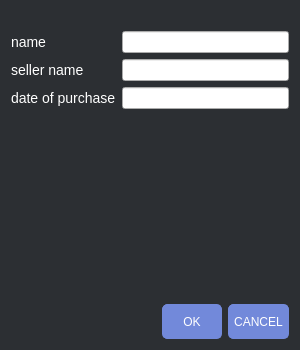
<?xml version="1.0" encoding="UTF-8"?>
<ui version="4.0">
 <class>AddAccountDialog</class>
 <widget class="QDialog" name="AddAccountDialog">
  <property name="geometry">
   <rect>
    <x>0</x>
    <y>0</y>
    <width>300</width>
    <height>350</height>
   </rect>
  </property>
  <property name="sizePolicy">
   <sizepolicy hsizetype="Minimum" vsizetype="Preferred">
    <horstretch>0</horstretch>
    <verstretch>0</verstretch>
   </sizepolicy>
  </property>
  <property name="minimumSize">
   <size>
    <width>300</width>
    <height>350</height>
   </size>
  </property>
  <property name="maximumSize">
   <size>
    <width>300</width>
    <height>350</height>
   </size>
  </property>
  <property name="windowTitle">
   <string>Dialog</string>
  </property>
  <property name="styleSheet">
   <string notr="true">/* Общий стиль для окна */
QDialog {
    background-color: #2c2f33;
    font-family: Arial, sans-serif;
    font-size: 16px;
}

QLabel {
	color:  #fff;
	font-family: Arial, sans-serif;
    font-size: 14px;
}

/* QPushButton стиль */
QPushButton {
    background-color: #7289da;
    border: 1px solid #7289da;
    border-radius: 5px;
    padding: 5px;
    color: #ffffff;
}
QPushButton:hover {
    background-color: #99aab5;
    border: 1px solid #99aab5;
}
QPushButton:pressed {
    background-color: #23272a;
    border: 1px solid #99aab5;
}

/* QSpacerItem стиль (используется для регулирования пространства) */
QSpacerItem {
    background: transparent;
}

</string>
  </property>
  <layout class="QVBoxLayout" name="verticalLayout">
   <item>
    <spacer name="verticalSpacer_2">
     <property name="orientation">
      <enum>Qt::Orientation::Vertical</enum>
     </property>
     <property name="sizeType">
      <enum>QSizePolicy::Policy::Minimum</enum>
     </property>
     <property name="sizeHint" stdset="0">
      <size>
       <width>20</width>
       <height>20</height>
      </size>
     </property>
    </spacer>
   </item>
   <item>
    <layout class="QFormLayout" name="formLayout">
     <item row="0" column="0">
      <widget class="QLabel" name="nameLabel">
       <property name="text">
        <string>name</string>
       </property>
      </widget>
     </item>
     <item row="0" column="1">
      <widget class="QLineEdit" name="nameLineEdit"/>
     </item>
     <item row="1" column="0">
      <widget class="QLabel" name="sellerNameLabel">
       <property name="text">
        <string>seller name</string>
       </property>
      </widget>
     </item>
     <item row="1" column="1">
      <widget class="QLineEdit" name="sellerNameLineEdit"/>
     </item>
     <item row="2" column="0">
      <widget class="QLabel" name="purchaseLabel">
       <property name="styleSheet">
        <string notr="true"/>
       </property>
       <property name="text">
        <string>date of purchase</string>
       </property>
      </widget>
     </item>
     <item row="2" column="1">
      <widget class="QLineEdit" name="purchaseLineEdit"/>
     </item>
    </layout>
   </item>
   <item>
    <spacer name="verticalSpacer">
     <property name="orientation">
      <enum>Qt::Orientation::Vertical</enum>
     </property>
     <property name="sizeHint" stdset="0">
      <size>
       <width>20</width>
       <height>40</height>
      </size>
     </property>
    </spacer>
   </item>
   <item>
    <layout class="QHBoxLayout" name="horizontalLayout">
     <item>
      <spacer name="horizontalSpacer">
       <property name="orientation">
        <enum>Qt::Orientation::Horizontal</enum>
       </property>
       <property name="sizeHint" stdset="0">
        <size>
         <width>40</width>
         <height>20</height>
        </size>
       </property>
      </spacer>
     </item>
     <item>
      <widget class="QPushButton" name="pushButton">
       <property name="minimumSize">
        <size>
         <width>60</width>
         <height>35</height>
        </size>
       </property>
       <property name="text">
        <string>OK</string>
       </property>
      </widget>
     </item>
     <item>
      <widget class="QPushButton" name="pushButton_2">
       <property name="minimumSize">
        <size>
         <width>60</width>
         <height>35</height>
        </size>
       </property>
       <property name="text">
        <string>CANCEL</string>
       </property>
      </widget>
     </item>
    </layout>
   </item>
  </layout>
 </widget>
 <resources/>
 <connections/>
</ui>
